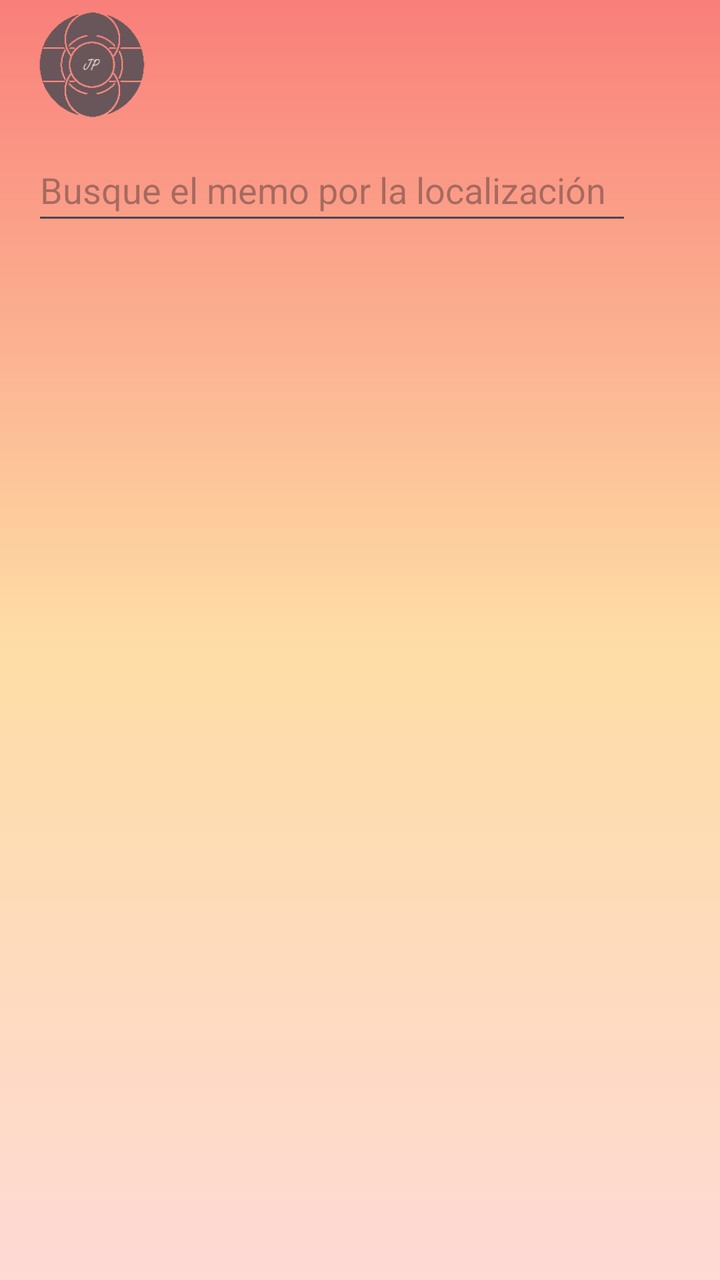
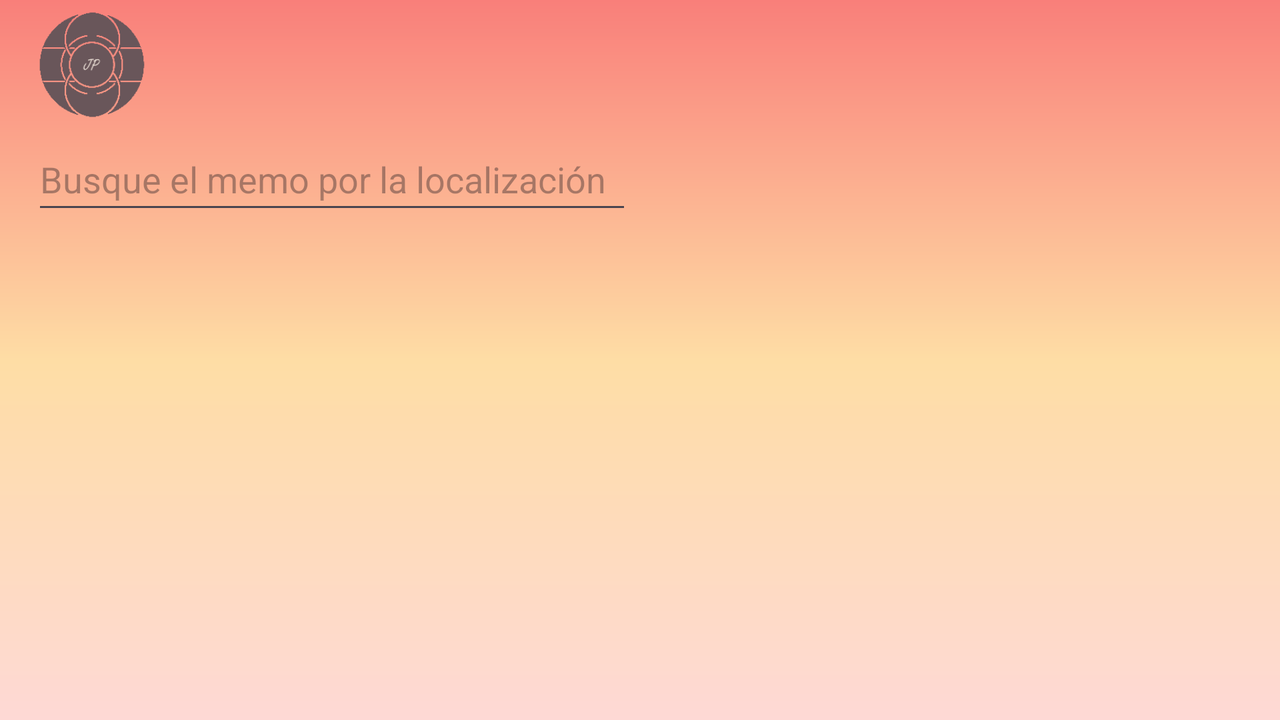

The same Android screen from two of the app's own layout files: first res/layout/ as a phone draws it, then the author's variant for another configuration, drawn on a device whose configuration selects that folder. Both files follow.
<!-- AndroidManifest.xml: application theme Theme.JoyPoint -->
<!-- res/layout/activity_visualizar.xml -->
<?xml version="1.0" encoding="utf-8"?>
<androidx.constraintlayout.widget.ConstraintLayout xmlns:android="http://schemas.android.com/apk/res/android"
    xmlns:app="http://schemas.android.com/apk/res-auto"
    xmlns:tools="http://schemas.android.com/tools"
    android:layout_width="match_parent"
    android:layout_height="match_parent"
    tools:context=".VisualizarActivity">

    <View
        android:id="@+id/view"
        android:layout_width="wrap_content"
        android:layout_height="wrap_content"
        android:background="@drawable/gradient"
        app:layout_constraintBottom_toBottomOf="parent"
        app:layout_constraintEnd_toEndOf="parent"
        app:layout_constraintHorizontal_bias="1.0"
        app:layout_constraintStart_toStartOf="parent"
        app:layout_constraintTop_toTopOf="parent"
        app:layout_constraintVertical_bias="0.0" />

    <include
        android:id="@+id/appbar"
        layout="@layout/toolbar"/>

    <EditText
        android:id="@+id/editLocalizacion"
        android:layout_width="300dp"
        android:layout_height="48dp"
        android:layout_marginStart="16dp"
        android:ems="10"
        android:hint="@string/localizacion"
        android:inputType="text"
        app:layout_constraintBottom_toBottomOf="parent"
        app:layout_constraintStart_toStartOf="parent"
        app:layout_constraintTop_toTopOf="parent"
        app:layout_constraintVertical_bias="0.117" />

    <androidx.recyclerview.widget.RecyclerView
        android:id="@+id/recyclerMemos"
        android:layout_width="match_parent"
        android:layout_height="0dp"
        android:layout_marginTop="15dp"
        app:layout_constraintBottom_toBottomOf="parent"
        app:layout_constraintEnd_toEndOf="parent"
        app:layout_constraintHorizontal_bias="0.043"
        app:layout_constraintStart_toStartOf="parent"
        app:layout_constraintTop_toBottomOf="@+id/editLocalizacion"
        app:layout_constraintVertical_bias="0.5" />

    <Button
        android:id="@+id/btnBuscar"
        style="?attr/materialIconButtonFilledTonalStyle"
        android:layout_width="wrap_content"
        android:layout_height="wrap_content"
        android:layout_marginTop="80dp"
        android:backgroundTint="@color/brown"
        android:contentDescription="@string/labelBuscar"
        app:icon="@android:drawable/ic_menu_search"
        app:iconTint="@color/text"
        app:layout_constraintEnd_toEndOf="parent"
        app:layout_constraintHorizontal_bias="0.511"
        app:layout_constraintStart_toEndOf="@+id/editLocalizacion"
        app:layout_constraintTop_toTopOf="parent" />

</androidx.constraintlayout.widget.ConstraintLayout>
<!-- res/layout/toolbar.xml (included above) -->
<?xml version="1.0" encoding="utf-8"?>
<androidx.appcompat.widget.Toolbar xmlns:android="http://schemas.android.com/apk/res/android"
    xmlns:app="http://schemas.android.com/apk/res-auto"
    xmlns:tools="http://schemas.android.com/tools"
    android:id="@+id/toolbarApp"
    android:layout_width="match_parent"
    android:layout_height="wrap_content"
    android:background="@null"
    android:minHeight="?attr/actionBarSize"
    android:theme="?attr/actionBarTheme"
    app:layout_constraintEnd_toEndOf="parent"
    app:layout_constraintStart_toStartOf="parent"
    app:layout_constraintTop_toTopOf="parent">
    <LinearLayout
        android:layout_width="wrap_content"
        android:layout_height="wrap_content"
        android:orientation="vertical"
        android:paddingBottom="0dp" >

        <ImageView
            android:id="@+id/imageView2"
            android:layout_width="60dp"
            android:layout_height="60dp"
            android:layout_gravity="center"
            android:src="@drawable/logo" />

    </LinearLayout>
</androidx.appcompat.widget.Toolbar>
<!-- resources referenced by this layout -->
<resources>
  <color name="brown">#775653</color>
  <color name="text">#E8E4D2</color>
  <!-- drawable gradient (drawable) -->
  <?xml version="1.0" encoding="utf-8"?>
  <shape xmlns:android="http://schemas.android.com/apk/res/android">
      <gradient
          android:type="linear"
          android:angle="90"
          android:startColor="@color/topD"
          android:centerColor="@color/centerD"
          android:endColor="@color/endD" />
  </shape>
  <!-- drawable logo: png bitmap (drawable, 5834 bytes) -->
  <string name="labelBuscar">Buscar</string>
  <string name="localizacion">Busque el memo por la localización</string>
  <style name="Theme.JoyPoint" parent="Base.Theme.JoyPoint" />
  <color name="topD">#FED9D5</color>
  <color name="centerD">#FEDDA5</color>
  <color name="endD">#F97F7A</color>
  <style name="Base.Theme.JoyPoint" parent="Theme.Material3.DayNight.NoActionBar">
          
      </style>
</resources>
<!-- res/layout-land/activity_visualizar.xml (the author's variant of the layout above) -->
<!-- drawn on the phone turned sideways -->
<?xml version="1.0" encoding="utf-8"?>
<androidx.constraintlayout.widget.ConstraintLayout xmlns:android="http://schemas.android.com/apk/res/android"
    xmlns:app="http://schemas.android.com/apk/res-auto"
    xmlns:tools="http://schemas.android.com/tools"
    android:layout_width="match_parent"
    android:layout_height="match_parent"
    tools:context=".VisualizarActivity">

    <View
        android:id="@+id/view"
        android:layout_width="wrap_content"
        android:layout_height="wrap_content"
        android:background="@drawable/gradient"
        app:layout_constraintBottom_toBottomOf="parent"
        app:layout_constraintEnd_toEndOf="parent"
        app:layout_constraintHorizontal_bias="1.0"
        app:layout_constraintStart_toStartOf="parent"
        app:layout_constraintTop_toTopOf="parent"
        app:layout_constraintVertical_bias="0.0" />

    <include
        android:id="@+id/appbar"
        layout="@layout/toolbar" />

    <EditText
        android:id="@+id/editLocalizacion"
        android:layout_width="300dp"
        android:layout_height="48dp"
        android:layout_marginStart="16dp"
        android:ems="10"
        android:hint="@string/localizacion"
        android:inputType="text"
        app:layout_constraintBottom_toBottomOf="parent"
        app:layout_constraintStart_toStartOf="parent"
        app:layout_constraintTop_toBottomOf="@+id/appbar"
        app:layout_constraintVertical_bias="0.0" />

    <androidx.recyclerview.widget.RecyclerView
        android:id="@+id/recyclerMemos"
        android:layout_width="match_parent"
        android:layout_height="0dp"
        android:layout_marginTop="15dp"
        app:layout_constraintBottom_toBottomOf="parent"
        app:layout_constraintEnd_toEndOf="parent"
        app:layout_constraintHorizontal_bias="0.043"
        app:layout_constraintStart_toStartOf="parent"
        app:layout_constraintTop_toBottomOf="@+id/editLocalizacion"
        app:layout_constraintVertical_bias="0.5" />

    <Button
        android:id="@+id/btnBuscar"
        style="?attr/materialIconButtonFilledTonalStyle"
        android:layout_width="wrap_content"
        android:layout_height="wrap_content"
        android:layout_marginTop="64dp"
        android:backgroundTint="@color/brown"
        android:contentDescription="@string/labelBuscar"
        app:icon="@android:drawable/ic_menu_search"
        app:iconTint="@color/text"
        app:layout_constraintEnd_toEndOf="parent"
        app:layout_constraintHorizontal_bias="0.0"
        app:layout_constraintStart_toEndOf="@+id/editLocalizacion"
        app:layout_constraintTop_toTopOf="parent" />

</androidx.constraintlayout.widget.ConstraintLayout>
